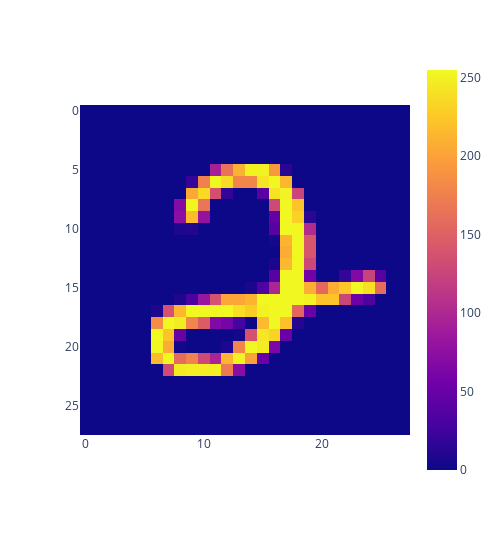

Notebook cell for this chart:
### Code cell
px.imshow(x_train[16], width=500)

### Figure 1 — Plotly figure (JSON) as saved in the notebook; plotly's stock layout.template omitted (floating-point values rounded to 4 significant figures; data arrays with more than 128 entries replaced by an {"elided": "..."} marker saying what was removed)
{"data": [{"coloraxis": "coloraxis", "hovertemplate": "x: %{x}<br>y: %{y}<br>color: %{z}<extra></extra>", "name": "0", "type": "heatmap", "xaxis": "x", "yaxis": "y", "z": {"elided": "28x28 int values"}}], "layout": {"coloraxis": {"colorscale": [[0, "#0d0887"], [0.1111, "#46039f"], [0.2222, "#7201a8"], [0.3333, "#9c179e"], [0.4444, "#bd3786"], [0.5556, "#d8576b"], [0.6667, "#ed7953"], [0.7778, "#fb9f3a"], [0.8889, "#fdca26"], [1, "#f0f921"]]}, "margin": {"t": 60}, "width": 500, "xaxis": {"anchor": "y", "constrain": "domain", "domain": [0, 1], "scaleanchor": "y"}, "yaxis": {"anchor": "x", "autorange": "reversed", "constrain": "domain", "domain": [0, 1]}}}
